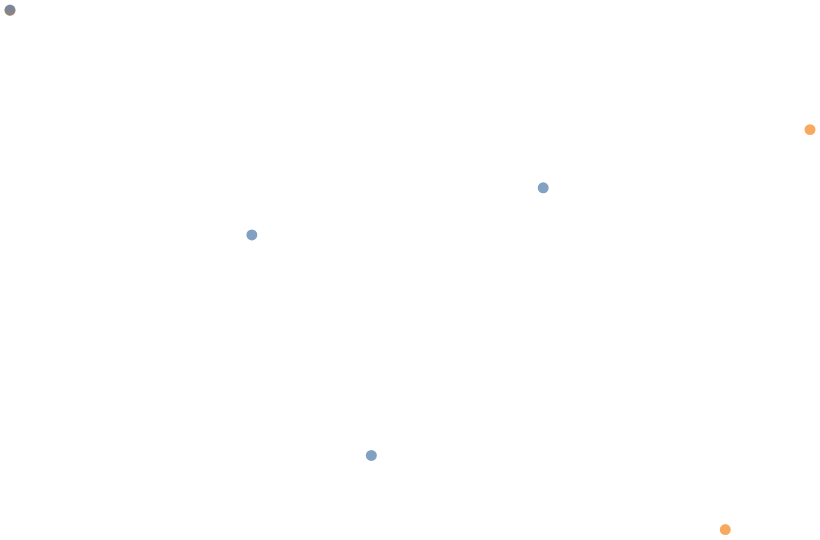

Write a Vega-Lite specification for this figure.
### Vega-Lite specification from a JSON file in a GitHub repository (floating-point values rounded to 4 significant figures)
{"$schema": "https://vega.github.io/schema/vega-lite/v6.json", "padding": 5, "autosize": "none", "width": 400, "height": 260, "data": {"values": [{"city": "Seattle", "lon": -122.3, "lat": 47.61, "pop": 0.74, "kind": "port"}, {"city": "Denver", "lon": -105.0, "lat": 39.74, "pop": 0.71, "kind": "hub"}, {"city": "Austin", "lon": -97.74, "lat": 30.27, "pop": 0.96, "kind": "hub"}, {"city": "Chicago", "lon": -87.63, "lat": 41.88, "pop": 2.7, "kind": "hub"}, {"city": "Boston", "lon": -71.06, "lat": 42.36, "pop": 0.68, "kind": "port"}, {"city": "Miami", "lon": -80.19, "lat": 25.76, "pop": 0.47, "kind": "port"}, {"city": "Paris", "lon": 2.35, "lat": 48.85, "pop": 2, "kind": "hub"}]}, "projection": {"type": "albersUsa"}, "mark": "circle", "encoding": {"longitude": {"field": "lon", "type": "quantitative"}, "latitude": {"field": "lat", "type": "quantitative"}, "color": {"field": "kind", "type": "nominal"}}}
